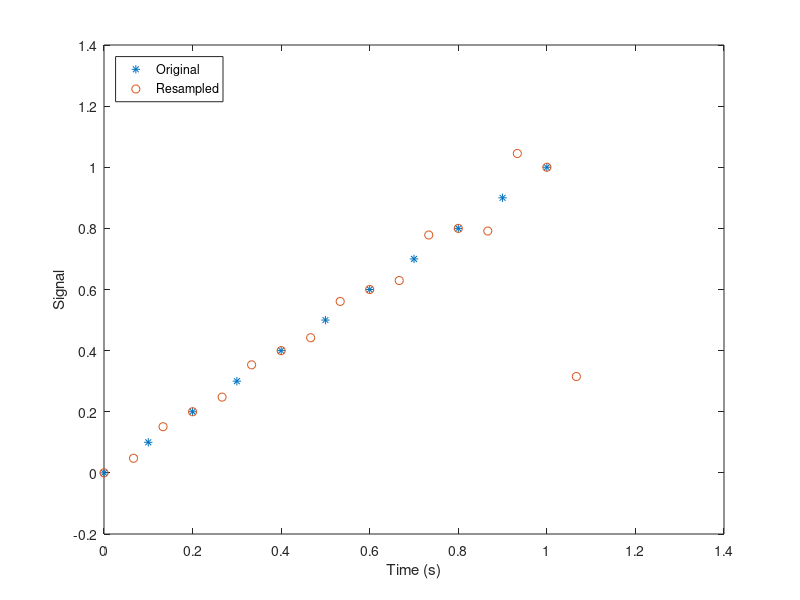
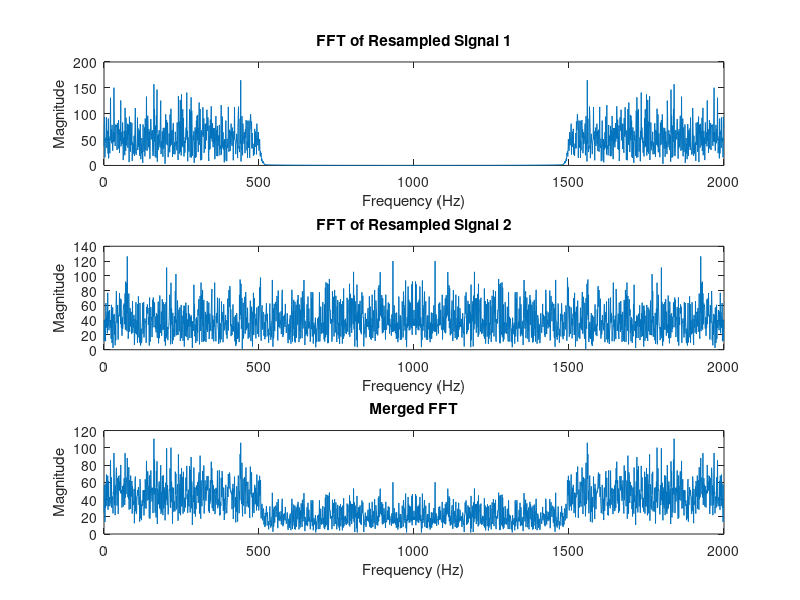

These charts were generated, in order, by the following MATLAB code:
%% test resample
fs = 10;
t1 = 0:1/fs:1;
x = t1;
y = resample(x,3,2);
t2 = (0:(length(y)-1))*2/(3*fs);

figure()
plot(t1,x,'*',t2,y,'o')
xlabel('Time (s)')
ylabel('Signal')
legend('Original','Resampled', ...
    'Location','NorthWest')

%% merge two signals
% Original signals and sample rates
signal1 = randn(1, 1000);  % Example signal 1
signal2 = randn(1, 2000);  % Example signal 2
fs1 = 1000;  % Sample rate of signal1
fs2 = 2000;  % Sample rate of signal2

% Target sample rate (e.g., the higher of the two)
fs_target = max(fs1, fs2);

% Resample signal1 to the target sample rate
[resampled_signal1, fs1_resampled] = resample(signal1, fs_target, fs1);

% Resample signal2 to the target sample rate
[resampled_signal2, fs2_resampled] = resample(signal2, fs_target, fs2);

% Compute the FFT of both resampled signals
fft_signal1 = fft(resampled_signal1);
fft_signal2 = fft(resampled_signal2);

% Compute the frequency bins
n = length(resampled_signal1);  % Assuming both resampled signals have the same length
freq_bins = (0:n-1) * (fs_target / n);

% Compute the magnitudes of the FFT results
magnitude1 = abs(fft_signal1);
magnitude2 = abs(fft_signal2);

% Average the magnitudes
average_magnitude = (magnitude1 + magnitude2) / 2;

% Convert the averaged magnitude back to the complex form
merged_fft = average_magnitude .* exp(1j * angle(fft_signal1));

% Inverse FFT to get the merged signal in time domain
merged_signal = ifft(merged_fft);

% Plot the results
figure;
subplot(3, 1, 1);
plot(freq_bins, abs(fft_signal1));
title('FFT of Resampled Signal 1');
xlabel('Frequency (Hz)');
ylabel('Magnitude');

subplot(3, 1, 2);
plot(freq_bins, abs(fft_signal2));
title('FFT of Resampled Signal 2');
xlabel('Frequency (Hz)');
ylabel('Magnitude');

subplot(3, 1, 3);
plot(freq_bins, abs(merged_fft));
title('Merged FFT');
xlabel('Frequency (Hz)');
ylabel('Magnitude');
